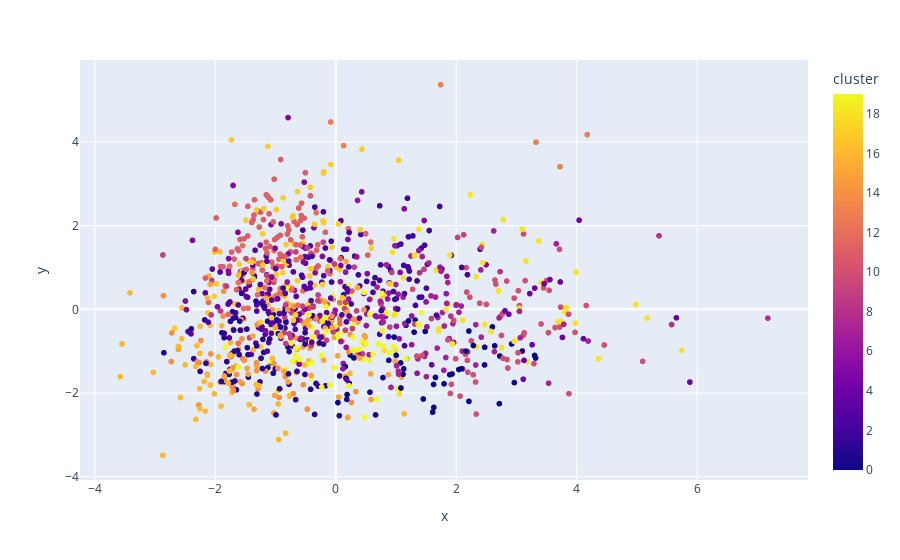

Write notebook code for a chart like this one.
### Code cell
pca_pipeline = Pipeline([('scaler', StandardScaler()), ('PCA', PCA(n_components=2))])
song_embedding = pca_pipeline.fit_transform(X)
projection = pd.DataFrame(columns=['x', 'y'], data=song_embedding)
projection['title'] = clean_data['song_name']
projection['cluster'] = clean_data['cluster_label']

fig = px.scatter(
    projection, x='x', y='y', color='cluster', hover_data=['x', 'y', 'title'])
fig.show()

### Figure 1 — Plotly figure (JSON) as saved in the notebook; plotly's stock layout.template omitted (floating-point values rounded to 4 significant figures; data arrays with more than 128 entries replaced by an {"elided": "..."} marker saying what was removed)
{"data": [{"customdata": {"elided": "1099x1 str values"}, "hovertemplate": "x=%{x}<br>y=%{y}<br>title=%{customdata[0]}<br>cluster=%{marker.color}<extra></extra>", "legendgroup": "", "marker": {"color": {"elided": "1099 int values"}, "coloraxis": "coloraxis", "symbol": "circle"}, "mode": "markers", "name": "", "showlegend": false, "type": "scattergl", "x": {"elided": "1099 float values"}, "xaxis": "x", "y": {"elided": "1099 float values"}, "yaxis": "y"}], "layout": {"coloraxis": {"colorbar": {"title": {"text": "cluster"}}, "colorscale": [[0, "#0d0887"], [0.1111, "#46039f"], [0.2222, "#7201a8"], [0.3333, "#9c179e"], [0.4444, "#bd3786"], [0.5556, "#d8576b"], [0.6667, "#ed7953"], [0.7778, "#fb9f3a"], [0.8889, "#fdca26"], [1, "#f0f921"]]}, "legend": {"tracegroupgap": 0}, "margin": {"t": 60}, "xaxis": {"anchor": "y", "domain": [0, 1], "title": {"text": "x"}}, "yaxis": {"anchor": "x", "domain": [0, 1], "title": {"text": "y"}}}}
